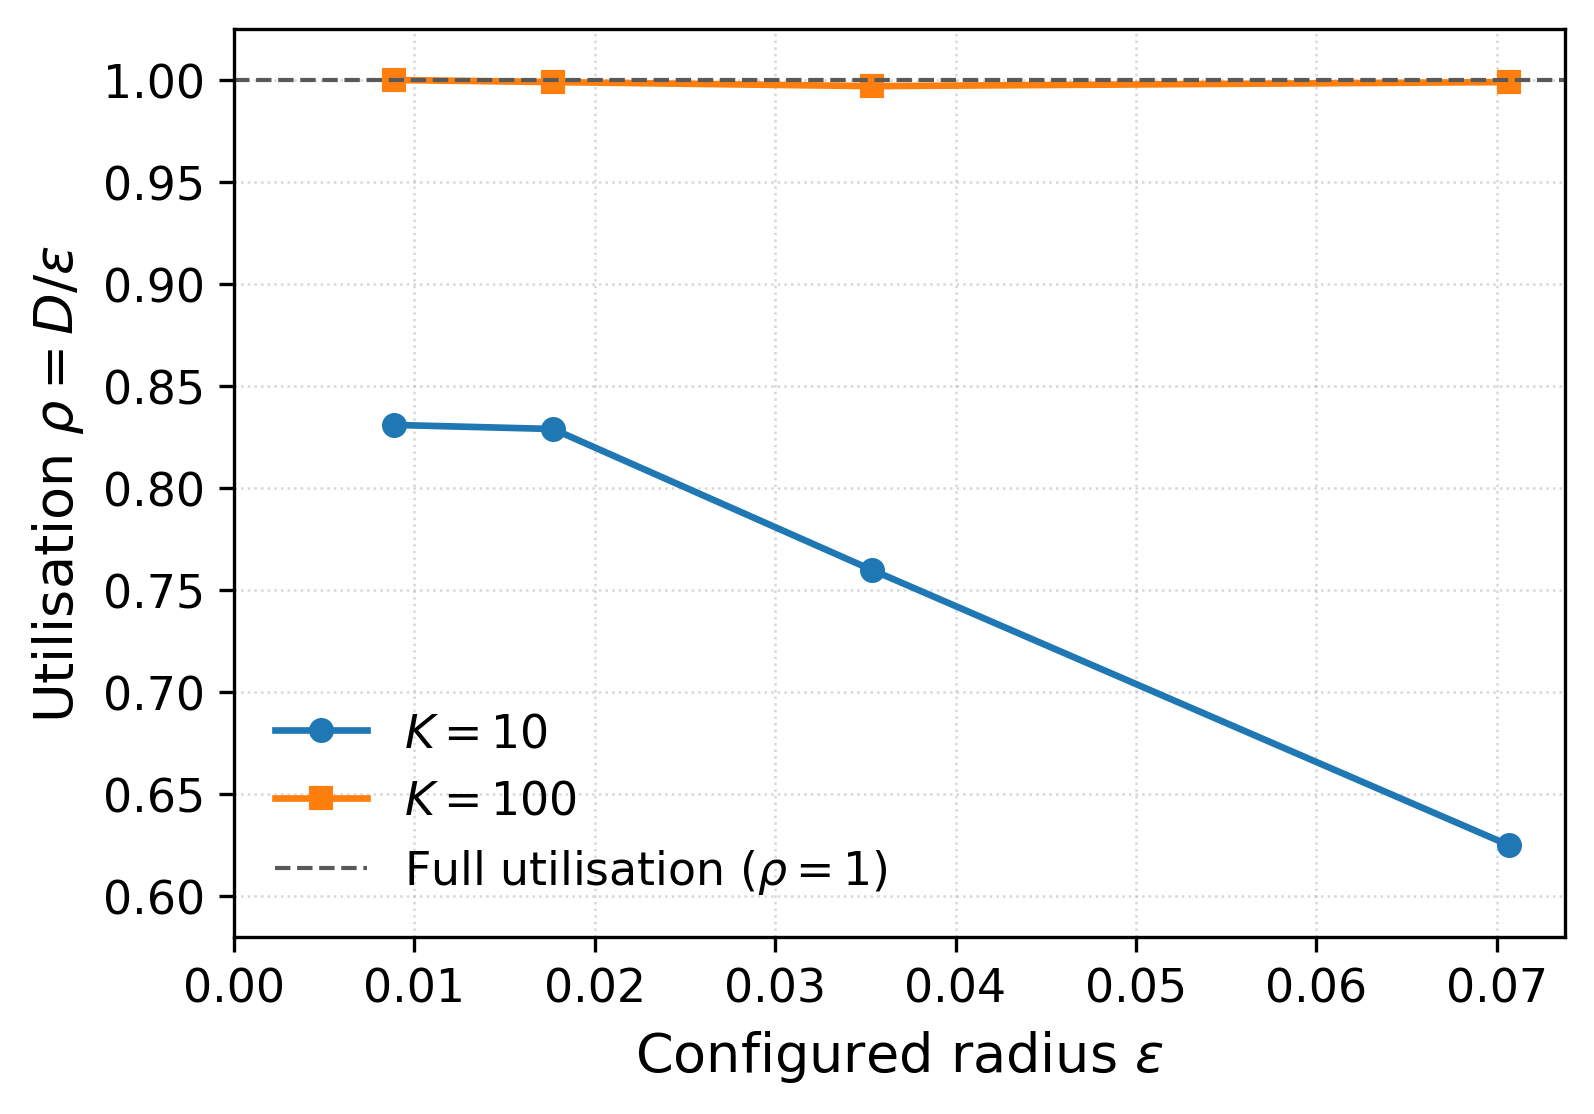

Write Python code to recreate this figure.
#!/usr/bin/env python3

from pathlib import Path

import matplotlib.pyplot as plt
import numpy as np


# ============================================================
# Typography
# ============================================================

plt.rcParams.update({
    "font.size": 13,          # default text
    "axes.titlesize": 14,     # panel titles
    "axes.labelsize": 13,     # x/y labels
    "xtick.labelsize": 11,    # x tick labels
    "ytick.labelsize": 11,    # y tick labels
    "legend.fontsize": 11,    # legend
})

# ---------------------------------------------------------------------
# Data
# ---------------------------------------------------------------------
epsilon = np.array([
    0.00884,
    0.01768,
    0.03535,
    0.07070,
])

rho_k10 = np.array([
    0.831,
    0.829,
    0.760,
    0.625,
])

rho_k100 = np.array([
    1.000,
    0.999,
    0.997,
    0.999,
])


# ---------------------------------------------------------------------
# Plot style
# ---------------------------------------------------------------------
# plt.rcParams.update({
#     "font.size": 10,
#     "axes.labelsize": 10,
#     "legend.fontsize": 9,
#     "xtick.labelsize": 9,
#     "ytick.labelsize": 9,
#     "pdf.fonttype": 42,
#     "ps.fonttype": 42,
# })


# ---------------------------------------------------------------------
# Figure
# ---------------------------------------------------------------------
fig, ax = plt.subplots(
    figsize=(5.2, 3.6),
    constrained_layout=True,
)


# K = 10
ax.plot(
    epsilon,
    rho_k10,
    marker="o",
    markersize=5,
    linewidth=1.6,
    label=r"$K=10$",
)


# K = 100
ax.plot(
    epsilon,
    rho_k100,
    marker="s",
    markersize=5,
    linewidth=1.6,
    label=r"$K=100$",
)


# ---------------------------------------------------------------------
# Full-utilisation reference
# ---------------------------------------------------------------------
ax.axhline(
    1.0,
    linestyle="--",
    linewidth=1.0,
    color="0.35",
    label=r"Full utilisation ($\rho=1$)",
)


# ---------------------------------------------------------------------
# Formatting
# ---------------------------------------------------------------------
ax.set_xlabel(r"Configured radius $\epsilon$")
ax.set_ylabel(r"Utilisation $\rho = D/\epsilon$")

ax.set_xlim(left=0)
ax.set_ylim(0.58, 1.025)

ax.grid(
    True,
    which="major",
    linestyle=":",
    linewidth=0.6,
    alpha=0.5,
)
ax.set_axisbelow(True)

ax.legend(
    frameon=False,
    loc="lower left",
)


# ---------------------------------------------------------------------
# Save beside this script
# ---------------------------------------------------------------------
output_dir = Path(__file__).resolve().parent

pdf_path = output_dir / "iteration_budget_utilisation.pdf"
png_path = output_dir / "iteration_budget_utilisation.png"

fig.savefig(pdf_path, bbox_inches="tight")
fig.savefig(png_path, dpi=300, bbox_inches="tight")

print(f"Saved: {pdf_path}")
print(f"Saved: {png_path}")

plt.show()
